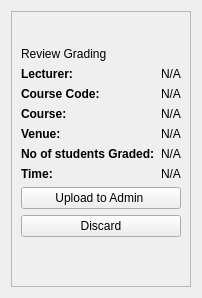
      <widget class="QWidget" name="review_page">
       <layout class="QVBoxLayout" name="verticalLayout_187">
        <item>
         <widget class="QFrame" name="frame_8">
          <property name="frameShape">
           <enum>QFrame::StyledPanel</enum>
          </property>
          <property name="frameShadow">
           <enum>QFrame::Raised</enum>
          </property>
          <layout class="QVBoxLayout" name="verticalLayout_15">
           <item>
            <layout class="QHBoxLayout" name="horizontalLayout_5">
             <item>
              <spacer name="horizontalSpacer_7">
               <property name="orientation">
                <enum>Qt::Horizontal</enum>
               </property>
               <property name="sizeHint" stdset="0">
                <size>
                 <width>40</width>
                 <height>20</height>
                </size>
               </property>
              </spacer>
             </item>
             <item>
              <widget class="QLabel" name="label_15">
               <property name="text">
                <string/>
               </property>
               <property name="pixmap">
                <pixmap resource="../resource.qrc">:/futminna_logo</pixmap>
               </property>
              </widget>
             </item>
             <item>
              <spacer name="horizontalSpacer_11">
               <property name="orientation">
                <enum>Qt::Horizontal</enum>
               </property>
               <property name="sizeHint" stdset="0">
                <size>
                 <width>40</width>
                 <height>20</height>
                </size>
               </property>
              </spacer>
             </item>
            </layout>
           </item>
           <item>
            <widget class="QLabel" name="label_16">
             <property name="text">
              <string>Review Grading</string>
             </property>
            </widget>
           </item>
           <item>
            <layout class="QFormLayout" name="formLayout">
             <item row="0" column="0">
              <widget class="QLabel" name="label_19">
               <property name="text">
                <string>&lt;b&gt;Lecturer:&lt;/b&gt;</string>
               </property>
              </widget>
             </item>
             <item row="0" column="1">
              <widget class="QLabel" name="reviewLectLabel">
               <property name="text">
                <string>N/A</string>
               </property>
              </widget>
             </item>
             <item row="1" column="0">
              <widget class="QLabel" name="label_28">
               <property name="text">
                <string>&lt;b&gt;Course Code:&lt;/b&gt;</string>
               </property>
              </widget>
             </item>
             <item row="2" column="0">
              <widget class="QLabel" name="label_29">
               <property name="text">
                <string>&lt;b&gt;Course:&lt;/b&gt;</string>
               </property>
              </widget>
             </item>
             <item row="4" column="0">
              <widget class="QLabel" name="label_30">
               <property name="text">
                <string>&lt;b&gt;No of students Graded:&lt;/b&gt;</string>
               </property>
              </widget>
             </item>
             <item row="5" column="0">
              <widget class="QLabel" name="label_31">
               <property name="text">
                <string>&lt;b&gt;Time:&lt;/b&gt;</string>
               </property>
              </widget>
             </item>
             <item row="1" column="1">
              <widget class="QLabel" name="reviewCourseCodeLabel">
               <property name="text">
                <string>N/A</string>
               </property>
              </widget>
             </item>
             <item row="2" column="1">
              <widget class="QLabel" name="reviewCourseLabel">
               <property name="text">
                <string>N/A</string>
               </property>
              </widget>
             </item>
             <item row="4" column="1">
              <widget class="QLabel" name="reviewNoStudentsLabel">
               <property name="text">
                <string>N/A</string>
               </property>
              </widget>
             </item>
             <item row="5" column="1">
              <widget class="QLabel" name="reviewTimeLabel">
               <property name="text">
                <string>N/A</string>
               </property>
              </widget>
             </item>
             <item row="3" column="0">
              <widget class="QLabel" name="label_32">
               <property name="text">
                <string>&lt;b&gt;Venue:&lt;/b&gt;</string>
               </property>
              </widget>
             </item>
             <item row="3" column="1">
              <widget class="QLabel" name="reviewVenueLabel">
               <property name="text">
                <string>N/A</string>
               </property>
              </widget>
             </item>
            </layout>
           </item>
           <item>
            <widget class="QPushButton" name="uploadBtn">
             <property name="text">
              <string>Upload to Admin </string>
             </property>
            </widget>
           </item>
           <item>
            <widget class="QPushButton" name="discardBtn">
             <property name="text">
              <string>Discard</string>
             </property>
            </widget>
           </item>
           <item>
            <spacer name="verticalSpacer_2">
             <property name="orientation">
              <enum>Qt::Vertical</enum>
             </property>
             <property name="sizeHint" stdset="0">
              <size>
               <width>20</width>
               <height>40</height>
              </size>
             </property>
            </spacer>
           </item>
          </layout>
         </widget>
        </item>
       </layout>
      </widget>
